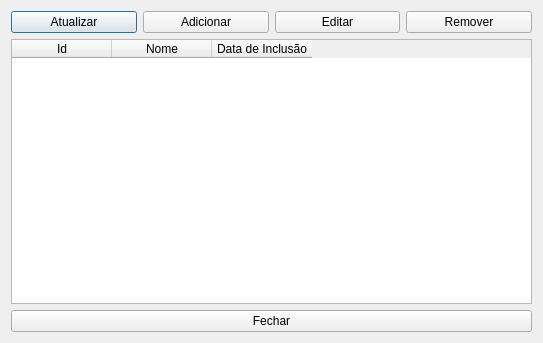
<?xml version="1.0" encoding="UTF-8"?>
<ui version="4.0">
 <class>ListRoomMates</class>
 <widget class="QDialog" name="ListRoomMates">
  <property name="geometry">
   <rect>
    <x>0</x>
    <y>0</y>
    <width>543</width>
    <height>343</height>
   </rect>
  </property>
  <property name="windowTitle">
   <string>Lista de Moradores</string>
  </property>
  <property name="windowIcon">
   <iconset resource="Image.qrc">
    <normaloff>:/icons/img/svg/manager.svg</normaloff>:/icons/img/svg/manager.svg</iconset>
  </property>
  <layout class="QVBoxLayout" name="verticalLayout">
   <item>
    <layout class="QHBoxLayout" name="horizontalLayout">
     <item>
      <widget class="QPushButton" name="atualizar">
       <property name="text">
        <string>Atualizar</string>
       </property>
       <property name="icon">
        <iconset resource="Image.qrc">
         <normaloff>:/icons/img/svg/refresh.svg</normaloff>:/icons/img/svg/refresh.svg</iconset>
       </property>
      </widget>
     </item>
     <item>
      <widget class="QPushButton" name="adicionarRegistro">
       <property name="text">
        <string>Adicionar</string>
       </property>
       <property name="icon">
        <iconset resource="Image.qrc">
         <normaloff>:/icons/img/svg/add_image.svg</normaloff>:/icons/img/svg/add_image.svg</iconset>
       </property>
      </widget>
     </item>
     <item>
      <widget class="QPushButton" name="editarRegistro">
       <property name="text">
        <string>Editar</string>
       </property>
       <property name="icon">
        <iconset resource="Image.qrc">
         <normaloff>:/icons/img/svg/edit_image.svg</normaloff>:/icons/img/svg/edit_image.svg</iconset>
       </property>
      </widget>
     </item>
     <item>
      <widget class="QPushButton" name="removerRegistro">
       <property name="text">
        <string>Remover</string>
       </property>
       <property name="icon">
        <iconset resource="Image.qrc">
         <normaloff>:/icons/img/svg/remove_image.svg</normaloff>:/icons/img/svg/remove_image.svg</iconset>
       </property>
      </widget>
     </item>
    </layout>
   </item>
   <item>
    <widget class="QTableWidget" name="moradores">
     <column>
      <property name="text">
       <string>Id</string>
      </property>
     </column>
     <column>
      <property name="text">
       <string>Nome</string>
      </property>
     </column>
     <column>
      <property name="text">
       <string>Data de Inclusão</string>
      </property>
     </column>
    </widget>
   </item>
   <item>
    <widget class="QPushButton" name="sair">
     <property name="text">
      <string>Fechar</string>
     </property>
     <property name="icon">
      <iconset resource="Image.qrc">
       <normaloff>:/icons/img/svg/export.svg</normaloff>:/icons/img/svg/export.svg</iconset>
     </property>
    </widget>
   </item>
  </layout>
 </widget>
 <resources>
  <include location="Image.qrc"/>
 </resources>
 <connections/>
</ui>
